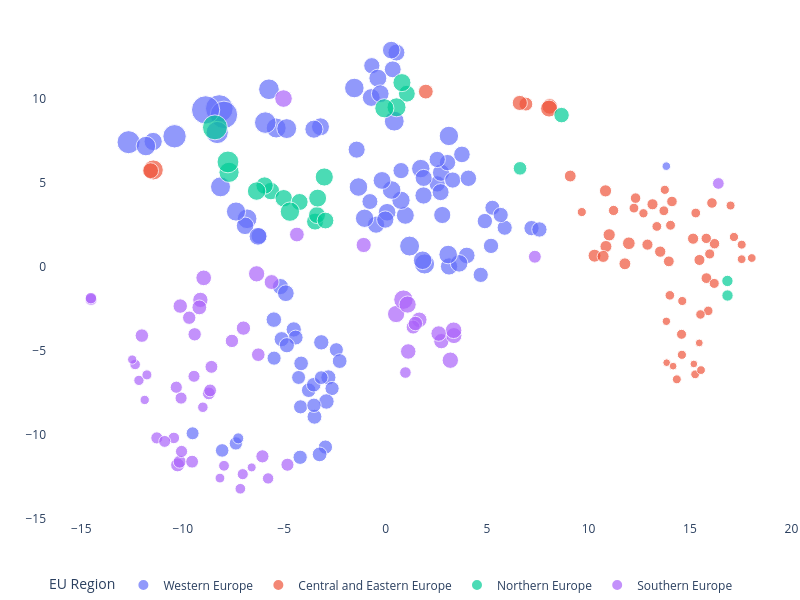

Source (notebook cell):
### Code cell
# t-SNE
tsne = TSNE(n_components = 2, perplexity = 30, init='random', random_state=0)
components = tsne.fit_transform(X)

df_tsne = df.join(pd.DataFrame(components, index = df.index,
                           columns = ['pc_1', 'pc_2']))

df_tsne.reset_index(inplace = True)

fig = px.scatter(df_tsne, x = 'pc_1', y = 'pc_2', color=df_tsne['EU Region'],
                 width = 800, height = 600, size = 'GDP per Capita',
                 hover_data = ['region_name', 'GDP per Capita'])

fig.update_layout(  margin={"r":1,"t":15,"l":1,"b":1},
                    plot_bgcolor = '#FFFFFF',
                    legend = dict(orientation = 'h', yanchor = 'top'),
                    yaxis_title='', xaxis_title='',
                    title = "")

hovertemplate = '%{customdata[0]}' 
fig.update_traces(hovertemplate=hovertemplate)
fig.show()

### Figure 1 — Plotly figure (JSON) as saved in the notebook; plotly's stock layout.template omitted (floating-point values rounded to 4 significant figures; data arrays with more than 128 entries replaced by an {"elided": "..."} marker saying what was removed)
{"data": [{"customdata": {"elided": "99x2 mixed values"}, "hovertemplate": "%{customdata[0]}", "legendgroup": "Western Europe", "marker": {"color": "#636efa", "size": [78700.0, 57500.0, 39100.0, 45800.0, 54600.0, 47000.0, 59100.0, 29500.0, 34900.0, 30100.0, 32300.0, 59100.0, 51000.0, 43800.0, 50000.0, 68900.0, 47700.0, 49600.0, 43700.0, 51400.0, 46000.0, 44300.0, 49300.0, 35100.0, 55800.0, 80900.0, 58600.0, 39500.0, 42900.0, 34600.0, 50400.0, 43900.0, 34000.0, 43200.0, 47700.0, 48800.0, 39600.0, 44100.0, 40800.0, 39000.0, 34800.0, 47100.0, 40200.0, 37700.0, 33500.0, 38900.0, 34800.0, 39500.0, 34300.0, 43200.0, 113300.0, 111700.0, 63400.0, 31700.0, 32800.0, 29600.0, 31300.0, 34100.0, 32400.0, 30000.0, 35700.0, 35400.0, 28100.0, 34700.0, 32800.0, 33900.0, 29000.0, 31800.0, 29600.0, 34300.0, 30700.0, 38400.0, 41400.0, 30200.0, 26300.0, 27300.0, 18100.0, 25000.0, 10900.0, 118300.0, 58500.0, 42200.0, 39100.0, 47800.0, 47100.0, 42500.0, 73000.0, 45900.0, 56700.0, 46500.0, 34400.0, 40800.0, 56500.0, 44300.0, 45700.0, 51100.0, 59700.0, 51200.0, 58900.0], "sizemode": "area", "sizeref": 295.8, "symbol": "circle"}, "mode": "markers", "name": "Western Europe", "orientation": "v", "showlegend": true, "type": "scatter", "x": [-12.67, -6.826, -6.234, -6.926, -7.373, -6.289, -8.137, -2.427, -3.17, -2.966, -3.252, -5.392, -1.338, -0.4704, -1.036, -5.93, 0.972, 0.758, 2.791, 0.2971, 0.07515, -0.01541, -11.46, 4.89, 3.119, -10.4, -4.874, 2.544, 2.71, 7.19, 1.734, 2.731, 5.869, 1.875, -3.21, -3.533, 3.051, 1.868, 3.761, 3.306, 5.195, -0.1767, 4.08, -0.7732, 5.263, 0.7612, 7.58, 2.542, 5.671, -1.426, -8.196, -7.968, -5.75, -3.788, -3.505, -4.191, -3.542, -2.82, -2.264, -2.639, -5.509, -2.917, -3.173, -4.528, -4.433, -5.123, -4.288, -4.164, -5.496, -4.866, -3.532, -5.181, -4.917, -4.212, -7.38, -8.055, -7.263, -9.512, 13.83, -8.871, 0.4266, 0.3522, -0.6795, -0.3821, -0.7076, 0.5352, -8.3, 0.2781, -1.541, -0.2635, 4.687, 4.0, -11.81, 3.126, 3.624, 3.083, 1.919, 1.825, 1.182], "xaxis": "x", "y": [7.413, 2.856, 1.833, 2.439, 3.286, 1.814, 4.756, -4.934, -4.493, -10.72, -11.16, 8.255, 4.746, 2.506, 2.887, 8.577, 3.062, 3.956, 3.081, 4.567, 3.244, 2.81, 7.454, 2.719, 7.784, 7.765, 8.222, 4.931, 4.44, 2.301, 5.841, 5.597, 2.325, 5.287, 8.329, 8.186, 6.197, 4.241, 6.686, 5.16, 1.244, 5.136, 5.265, 3.882, 3.513, 5.721, 2.22, 6.386, 3.083, 6.969, 9.416, 9.04, 10.56, -7.342, -8.921, -8.331, -7.016, -6.579, -5.608, -7.239, -3.143, -8.012, -6.593, -3.726, -4.21, -4.305, -6.583, -5.747, -5.435, -4.666, -8.239, -1.177, -1.572, -11.33, -10.51, -10.92, -10.21, -9.905, 5.987, 9.334, 8.664, 11.75, 11.96, 11.22, 10.07, 12.74, 7.989, 12.89, 10.64, 10.3, -0.4795, 0.675, 7.182, 0.01994, 0.2046, 0.7289, 0.1678, 0.3891, 1.233], "yaxis": "y"}, {"customdata": [["Северозападен (Severozapaden)", 8800], ["Северен централен (Severen tsentralen)", 8900], ["Североизточен (Severoiztochen)", 10300], ["Югоизточен (Yugoiztochen)", 12400], ["Югозападен (Yugozapaden)", 20800], ["Южен централен (Yuzhen tsentralen)", 9100], ["Praha", 59400], ["Střední Čechy", 23800], ["Jihozápad", 22200], ["Severozápad", 18500], ["Severovýchod", 21200], ["Jihovýchod", 24800], ["Střední Morava", 21300], ["Moravskoslezsko", 20900], ["Panonska Hrvatska", 11900], ["Jadranska Hrvatska", 16600], ["Grad Zagreb", 28600], ["Sjeverna Hrvatska", 14100], ["Budapest", 37300], ["Pest", 15200], ["Közép-Dunántúl", 16200], ["Nyugat-Dunántúl", 16000], ["Dél-Dunántúl", 12000], ["Észak-Magyarország", 11300], ["Észak-Alföld", 11300], ["Dél-Alföld", 12600], ["Małopolskie", 15600], ["Śląskie", 18300], ["Wielkopolskie", 18300], ["Zachodniopomorskie", 14400], ["Lubuskie", 14300], ["Dolnośląskie", 18900], ["Opolskie", 14200], ["Kujawsko-pomorskie", 14500], ["Warmińsko-mazurskie", 12500], ["Pomorskie", 17300], ["Łódzkie", 16500], ["Świętokrzyskie", 12800], ["Lubelskie", 12300], ["Podkarpackie", 12400], ["Podlaskie", 13600], ["Warszawski stołeczny", 33900], ["Mazowiecki regionalny", 16500], ["Nord-Vest", 13500], ["Centru", 13400], ["Nord-Est", 8800], ["Sud-Est", 11600], ["Sud-Muntenia", 11400], ["Bucureşti-Ilfov", 35900], ["Sud-Vest Oltenia", 11800], ["Vest", 14900], ["Vzhodna Slovenija", 21900], ["Zahodna Slovenija", 32500], ["Bratislavský kraj", 42500], ["Západné Slovensko", 18000], ["Stredné Slovensko", 17200], ["Východné Slovensko", 14900]], "hovertemplate": "%{customdata[0]}", "legendgroup": "Central and Eastern Europe", "marker": {"color": "#EF553B", "size": [8800.0, 8900.0, 10300.0, 12400.0, 20800.0, 9100.0, 59400.0, 23800.0, 22200.0, 18500.0, 21200.0, 24800.0, 21300.0, 20900.0, 11900.0, 16600.0, 28600.0, 14100.0, 37300.0, 15200.0, 16200.0, 16000.0, 12000.0, 11300.0, 11300.0, 12600.0, 15600.0, 18300.0, 18300.0, 14400.0, 14300.0, 18900.0, 14200.0, 14500.0, 12500.0, 17300.0, 16500.0, 12800.0, 12300.0, 12400.0, 13600.0, 33900.0, 16500.0, 13500.0, 13400.0, 8800.0, 11600.0, 11400.0, 35900.0, 11800.0, 14900.0, 21900.0, 32500.0, 42500.0, 18000.0, 17200.0, 14900.0], "sizemode": "area", "sizeref": 295.8, "symbol": "circle"}, "mode": "markers", "name": "Central and Eastern Europe", "orientation": "v", "showlegend": true, "type": "scatter", "x": [13.85, 14.17, 13.84, 14.6, 9.1, 15.46, -11.45, 11.99, 11.02, 15.15, 10.86, 10.3, 10.72, 11.79, 17.0, 16.08, 6.913, 15.29, -11.58, 15.97, 16.21, 15.8, 17.55, 18.05, 17.55, 17.17, 11.23, 12.9, 13.15, 12.24, 13.71, 13.53, 13.37, 14.04, 13.76, 13.96, 12.32, 12.71, 14.62, 9.669, 14.01, 6.614, 14.11, 15.9, 15.52, 15.19, 15.26, 15.54, 8.086, 14.35, 14.58, 10.84, 1.981, 8.056, 15.47, 15.81, 16.2], "xaxis": "x", "y": [-5.705, -5.91, -3.242, -5.236, 5.399, -4.528, 5.76, 1.4, 1.902, 1.672, 1.209, 0.6606, 0.6166, 0.1779, 3.644, 3.797, 9.679, 3.2, 5.717, 0.7639, 1.375, 1.691, 1.318, 0.5214, 0.4519, 1.773, 3.35, 1.319, 3.719, 3.491, 3.332, 0.9013, 2.402, 2.471, 4.578, 0.3238, 4.086, 3.184, -2.034, 3.257, -1.697, 9.747, 3.887, -2.622, -2.836, -5.781, -6.396, -6.145, 9.542, -6.694, -4.016, 4.517, 10.42, 9.411, 0.4063, -0.675, -0.9886], "yaxis": "y"}, {"customdata": [["Hovedstaden", 92100], ["Sjælland", 41900], ["Syddanmark", 53500], ["Midtjylland", 54300], ["Nordjylland", 48200], ["Eesti", 27400], ["Latvija", 19100], ["Sostinės regionas", 35400], ["Vidurio ir vakarų Lietuvos regionas ", 19000], ["Länsi-Suomi", 42700], ["Helsinki-Uusimaa", 60400], ["Etelä-Suomi", 42400], ["Pohjois- ja Itä-Suomi", 41500], ["Åland", 48900], ["Stockholm", 70500], ["Östra Mellansverige", 45200], ["Småland med öarna", 45000], ["Sydsverige", 44600], ["Västsverige", 50400], ["Norra Mellansverige", 42800], ["Mellersta Norrland", 47500], ["Övre Norrland", 55600]], "hovertemplate": "%{customdata[0]}", "legendgroup": "Northern Europe", "marker": {"color": "#00cc96", "size": [92100.0, 41900.0, 53500.0, 54300.0, 48200.0, 27400.0, 19100.0, 35400.0, 19000.0, 42700.0, 60400.0, 42400.0, 41500.0, 48900.0, 70500.0, 45200.0, 45000.0, 44600.0, 50400.0, 42800.0, 47500.0, 55600.0], "sizemode": "area", "sizeref": 295.8, "symbol": "circle"}, "mode": "markers", "name": "Northern Europe", "orientation": "v", "showlegend": true, "type": "scatter", "x": [-8.411, 1.048, 0.5381, -0.06157, 0.8045, 6.625, 16.85, 8.671, 16.85, -3.477, -7.716, -3.382, -2.963, -3.023, -7.769, -5.65, -5.022, -5.964, -6.358, -4.238, -3.349, -4.716], "xaxis": "x", "y": [8.294, 10.3, 9.488, 9.43, 10.96, 5.857, -0.8415, 9.023, -1.708, 2.688, 5.619, 3.076, 2.752, 5.342, 6.238, 4.504, 4.08, 4.834, 4.505, 3.856, 4.087, 3.281], "yaxis": "y"}, {"customdata": [["Aττική (Attiki)", 27000], ["Βόρειο Αιγαίο (Voreio Aigaio)", 12000], ["Νότιο Αιγαίο (Notio Aigaio)", 19200], ["Κρήτη (Kriti)", 16600], ["Aνατολική Μακεδονία, Θράκη (Anatoliki Makedonia, Thraki)", 13000], ["Κεντρική Μακεδονία (Kentriki Makedonia)", 15800], ["Δυτική Μακεδονία (Dytiki Makedonia)", 16500], ["Ήπειρος (Ipeiros)", 12700], ["Θεσσαλία (Thessalia)", 14900], ["Ιόνια Νησιά (Ionia Nisia)", 16900], ["Δυτική Ελλάδα (Dytiki Ellada)", 14300], ["Στερεά Ελλάδα (Sterea Ellada)", 18400], ["Πελοπόννησος (Peloponnisos)", 17400], ["Galicia", 26500], ["Principado de Asturias", 26400], ["Cantabria", 26500], ["País Vasco", 36400], ["Comunidad Foral de Navarra", 34700], ["La Rioja", 30300], ["Aragón", 32600], ["Comunidad de Madrid", 39200], ["Castilla y León", 27400], ["Castilla-La Mancha", 24000], ["Extremadura", 21900], ["Cataluña", 33000], ["Comunitat Valenciana ", 24700], ["Illes Balears", 31000], ["Andalucía", 21500], ["Región de Murcia", 24300], ["Ciudad de Ceuta", 21300], ["Ciudad de Melilla", 19500], ["Canarias", 22100], ["Piemonte", 34500], ["Valle d’Aosta/Vallée d’Aoste", 44000], ["Liguria", 35400], ["Lombardia", 45900], ["Abruzzo", 28600], ["Molise", 25000], ["Campania", 21800], ["Puglia", 22000], ["Basilicata", 25800], ["Calabria", 19700], ["Sicilia", 21200], ["Sardegna", 24500], ["Provincia Autonoma di Bolzano/Bozen", 56000], ["Provincia Autonoma di Trento", 43900], ["Veneto", 38000], ["Friuli-Venezia Giulia", 35800], ["Emilia-Romagna", 40700], ["Toscana", 35600], ["Umbria", 28800], ["Marche", 31100], ["Lazio", 39800], ["Κύπρος (Kypros)", 32200], ["Malta", 34300], ["Norte", 20000], ["Algarve", 25300], ["Região Autónoma dos Açores", 20300], ["Região Autónoma da Madeira", 24700]], "hovertemplate": "%{customdata[0]}", "legendgroup": "Southern Europe", "marker": {"color": "#ab63fa", "size": [27000.0, 12000.0, 19200.0, 16600.0, 13000.0, 15800.0, 16500.0, 12700.0, 14900.0, 16900.0, 14300.0, 18400.0, 17400.0, 26500.0, 26400.0, 26500.0, 36400.0, 34700.0, 30300.0, 32600.0, 39200.0, 27400.0, 24000.0, 21900.0, 33000.0, 24700.0, 31000.0, 21500.0, 24300.0, 21300.0, 19500.0, 22100.0, 34500.0, 44000.0, 35400.0, 45900.0, 28600.0, 25000.0, 21800.0, 22000.0, 25800.0, 19700.0, 21200.0, 24500.0, 56000.0, 43900.0, 38000.0, 35800.0, 40700.0, 35600.0, 28800.0, 31100.0, 39800.0, 32200.0, 34300.0, 20000.0, 25300.0, 20300.0, 24700.0], "sizemode": "area", "sizeref": 295.8, "symbol": "circle"}, "mode": "markers", "name": "Southern Europe", "orientation": "v", "showlegend": true, "type": "scatter", "x": [-12.01, -6.6, -5.791, -12.34, -11.87, -12.16, -9.006, -12.49, -11.76, -7.159, -8.164, -7.041, -7.963, -7.574, -9.41, -9.678, -8.966, -9.129, -7.007, -9.18, -6.356, -6.275, -8.713, -10.08, -5.62, -8.584, -10.12, -9.442, -8.649, -14.52, -14.52, -10.32, 2.747, 0.5182, 1.115, -5.032, -10.25, -10.15, -11.27, -10.06, -6.071, -10.44, -10.89, -9.537, 0.8789, 1.085, 3.366, 1.66, 3.351, 2.615, 1.356, 1.468, 3.189, -4.373, -1.081, 0.9767, -4.837, 16.4, 7.356], "xaxis": "x", "y": [-4.093, -11.93, -12.59, -5.808, -7.919, -6.756, -8.355, -5.517, -6.43, -13.2, -12.57, -12.34, -11.84, -4.409, -4.016, -3.028, -0.6573, -1.969, -3.648, -2.414, -0.4182, -5.229, -7.532, -7.81, -0.9076, -5.952, -2.336, -6.514, -7.353, -1.939, -1.863, -7.164, -4.423, -2.81, -5.037, 10.01, -11.79, -11.59, -10.18, -10.99, -11.28, -10.18, -10.39, -11.59, -1.955, -2.245, -4.092, -3.154, -3.776, -3.971, -3.587, -3.374, -5.557, 1.92, 1.297, -6.29, -11.77, 4.957, 0.5986], "yaxis": "y"}], "layout": {"height": 600, "legend": {"itemsizing": "constant", "orientation": "h", "title": {"text": "EU Region"}, "tracegroupgap": 0, "yanchor": "top"}, "margin": {"b": 1, "l": 1, "r": 1, "t": 15}, "plot_bgcolor": "#FFFFFF", "title": {"text": ""}, "width": 800, "xaxis": {"anchor": "y", "domain": [0, 1], "title": {"text": ""}}, "yaxis": {"anchor": "x", "domain": [0, 1], "title": {"text": ""}}}}
